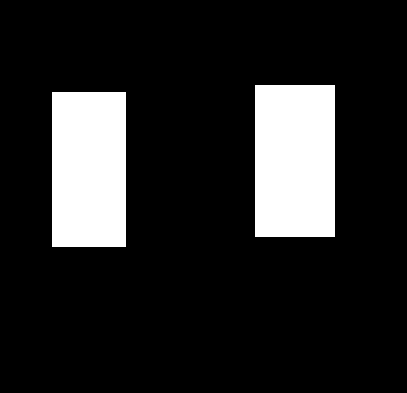
#> input picture box1.png, 407 x 393 px
$ python learning.py
#> lines starting #> are read from the running program, lines starting #| are printed output that depends on the picture; after the words box and inside, x2 and y2 are one past the last pixel; in counts of white or black regions, pixels touching at a corner belong together
# filePath = 'messi5.jpg'
'''Mouse event'''
# [32 lines of commented-out code are left out]
'''track bar'''
# [31 lines of commented-out code are left out]

'''modifying pixel value'''
# [10 lines of commented-out code are left out]
'''Image Properties'''
# [7 lines of commented-out code are left out]

'''Image ROI'''
# [10 lines of commented-out code are left out]

'''Image Blending'''
# [10 lines of commented-out code are left out]
'''Bitwise'''
# [45 lines of commented-out code are left out]
'''Color Object tracking'''
# [37 lines of commented-out code are left out]
'''find value HSV'''
# [5 lines of commented-out code are left out]
'''Threshold'''
# [39 lines of commented-out code are left out]

'''adaptive Thershold'''
# [34 lines of commented-out code are left out]
'''Otsu’s Binarization'''
# [20 lines of commented-out code are left out]

'''Scalling'''
# [22 lines of commented-out code are left out]
'''Smoothing Images'''

# [19 lines of commented-out code are left out]

'''Morphological Tranformations - Bien doi hinh thai'''
# [14 lines of commented-out code are left out]
'''Image Gradients'''
# [28 lines of commented-out code are left out]

'''Canny'''
import cv2 as cv
import numpy as np

# [24 lines of commented-out code are left out]
'''Contours'''
import cv2 as cv
import numpy as np

img = cv.imread('box1.png')
#> img is the input picture: shape (393, 407, 3); 14.8% white; 2 white regions, box (x1, y1, x2, y2) and area: (255, 85, 335, 237) 12160, (52, 92, 126, 247) 11470
gray = cv.cvtColor(img,cv.COLOR_BGR2GRAY)
ret,thresh = cv.threshold(gray,60,255,cv.THRESH_BINARY_INV)
#> thresh: shape (393, 407); 85.2% white; 2 black regions
contours, hier = cv.findContours(thresh,cv.RETR_LIST,cv.CHAIN_APPROX_SIMPLE)
#> contours = 3 contours; box (x1, y1, x2, y2) and area: (0, 0, 407, 393) 159152, (254, 84, 336, 238) 12391, (51, 91, 127, 248) 11698
for c in contours:
    cv.drawContours(img,c,-1,(0,0,255),3)
#> this loop made 3 passes
#> c on pass 3: [[0, 0], [0, 392], [406, 392], [406, 0]]
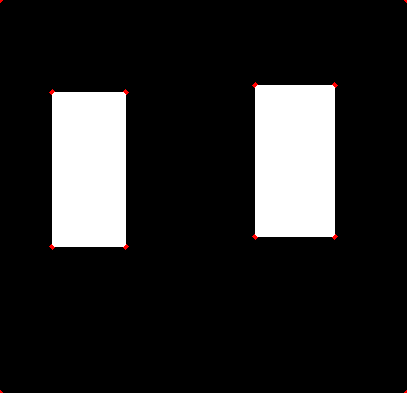
#> img: shape (393, 407, 3); 0.11% of pixels changed, all inside (x1, y1, x2, y2) = (0, 0, 407, 393)
cv.imshow('thresh',thresh)
cv.imshow('img',img)

cv.waitKey()
cv.destroyAllWindows()
